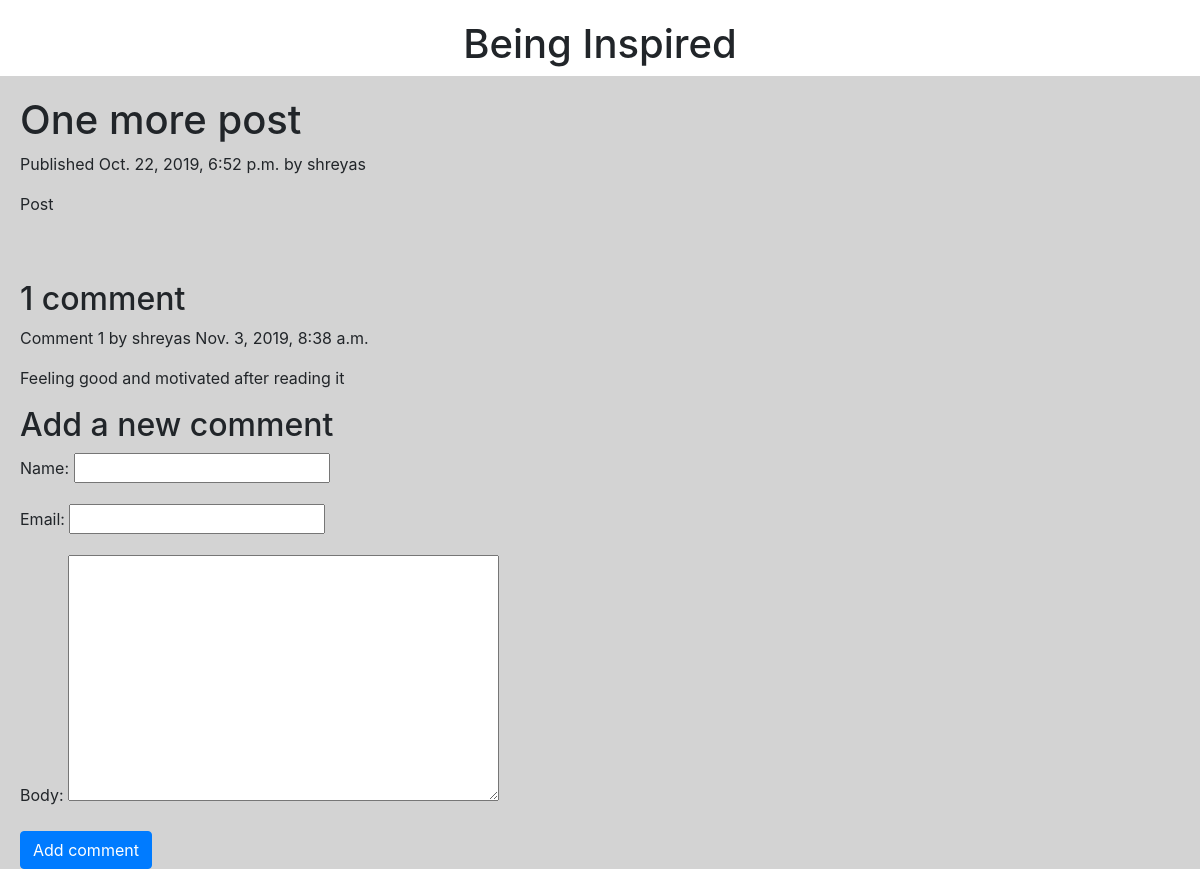
Screenshot of /blog/2019/10/22/one-more-post/ with the database file from the repository.
### blog/models.py (models this page shows, shortened)
class Post(models.Model):
    STATUS_CHOICES = (('draft','Draft'),('published','Published'),)
    title = models.CharField(max_length=250)
    slug = models.SlugField(max_length=250, unique_for_date='publish')
    author = models.ForeignKey(User,on_delete=models.CASCADE,related_name='blog_posts')
    body = models.TextField()
    publish = models.DateTimeField(default=timezone.now)
    created = models.DateTimeField(auto_now_add=True)
    updated = models.DateTimeField(auto_now=True)
    status = models.CharField(max_length=10,choices=STATUS_CHOICES,default='draft')
    objects = models.Manager()
    published = PublishedManager()
    class Meta:
        ordering = ('-publish',)

class Comment(models.Model):
    post = models.ForeignKey(Post,on_delete=models.CASCADE,related_name='comments')
    name = models.CharField(max_length=80)
    email = models.EmailField()
    body = models.TextField()
    created = models.DateTimeField(auto_now_add=True)
    updated = models.DateTimeField(auto_now=True)
    active = models.BooleanField(default=True)
    class Meta:
        ordering = ('created',)

### blog/views.py (the view)
# urls.py: path('<int:year>/<int:month>/<int:day>/<slug:post>/',views.post_detail,name='post_detail'),
def post_detail(request,year,month,day,post):
    post = get_object_or_404(Post,slug=post,status='published',publish__year=year,publish__month=month,publish__day=day)
    comments = post.comments.filter(active=True)
    new_comment = None
    if request.method == 'POST':
        comment_form = CommentForm(data=request.POST)
        if comment_form.is_valid():
            new_comment = comment_form.save(commit=False)
            new_comment.post = post
            new_comment.save()
    else:
        comment_form = CommentForm()
    return render(request,'detail.html',{'post':post,'comments':comments,'new_comment':new_comment,'comment_form':comment_form})

### blog/forms.py
class CommentForm(forms.ModelForm):
    class Meta:
        model = Comment
        fields = ('name','email','body')

### blog/templates/detail.html (shortened to what this page needs)
{% extends "base.html" %}
{% block content %}
<div style="padding-left: 20px;  padding-top: 20px;">
<h1>{{ post.title }}</h1>
<p class="date">
Published {{ post.publish }} by {{ post.author }}
</p>
{{ post.body|linebreaks }}
{% with comments.count as total_comments %}
</div><br><br>
<div style="padding-left: 20px;" >
<h2>
{{ total_comments }} comment{{ total_comments|pluralize }}
</h2>
{% endwith %}
{% for comment in comments %}
<div class="comment">
<p class="info">
Comment {{ forloop.counter }} by {{ comment.name }}
{{ comment.created }}
</p>
{{ comment.body|linebreaks }}
</div>
{% empty %}
<p>There are no comments yet.</p>
{% endfor %}
{% if new_comment %}
<h2>Your comment has been added.</h2>
{% else %}
<h2>Add a new comment</h2>
</div>
<div style="padding-left: 20px;">
<form action="." method="post">
{{ comment_form.as_p }}
<p><input class="btn btn-primary" type="submit" value="Add comment"></p>
</form>
</div>
{% endif %}
{% endblock %}

### rows the page displays
Post: title "One more post", publish "Oct. 22, 2019, 6:52 p.m.", author "shreyas", body "Post"
Comment: name "shreyas", created "Nov. 3, 2019, 8:38 a.m.", body "Feeling good and motivated after reading it"

### other values shown
{{ total_comments }} "1"
